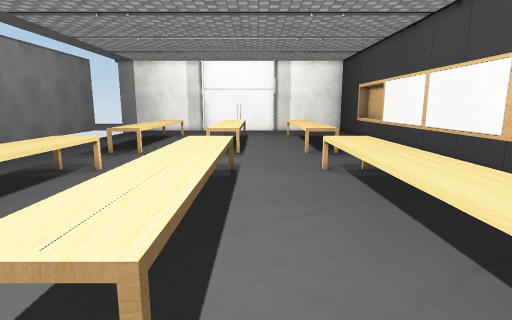
[1] (above)

19 first-person views from a walk through a 3-D level made in the Unity game engine. The camera is 1.4 m above the floor, tilts 10° down and sees 80° across. The floor is counted in squares, 0.5 m on a side. Each view is taken from the middle of a square. On the plan, view 1 faces up. The plan holds only what a view shows up to about 20 squares ahead; the rest is blank. The place goes on beyond the plan. Some animated figures are not drawn. Some surface patterns are stand-ins.

[2]
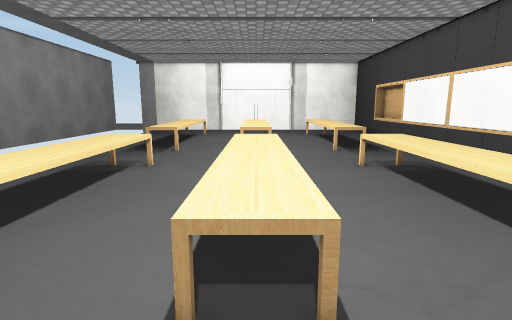

[3]
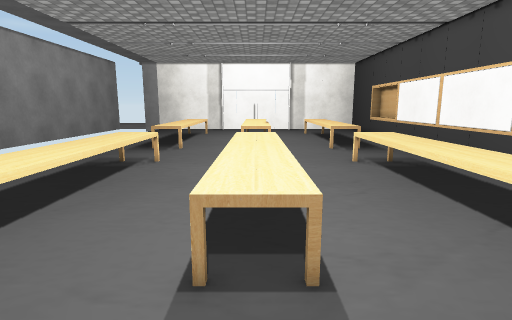

[4]
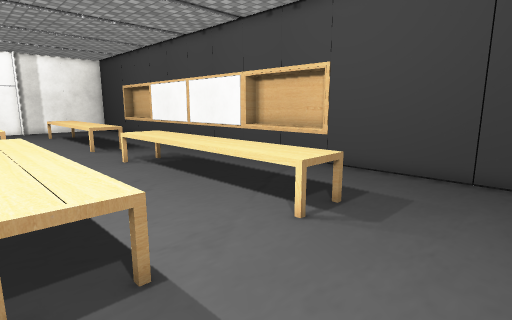

[5]
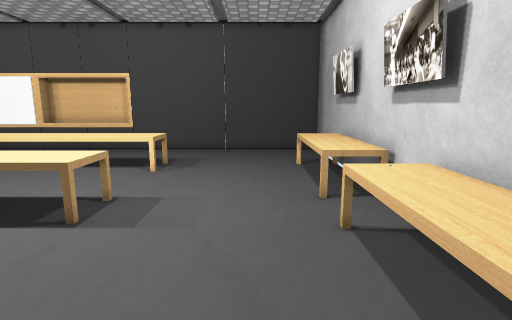

[6]
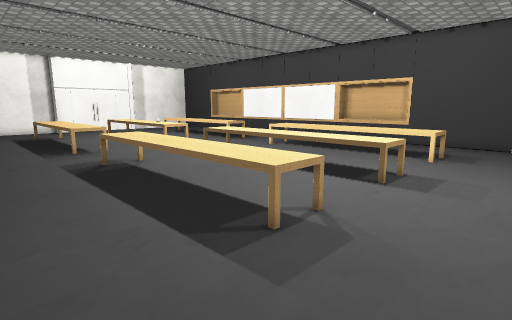

[7]
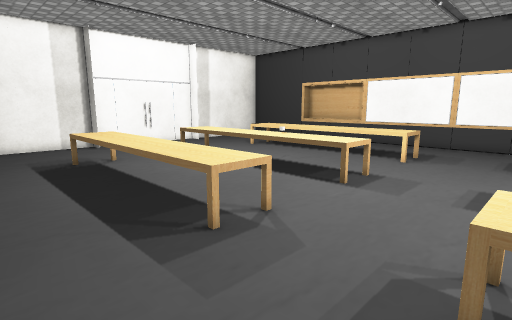

[8]
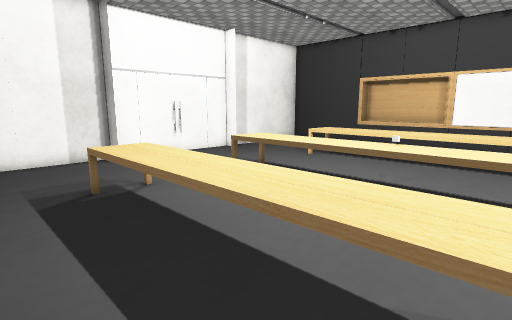

[9]
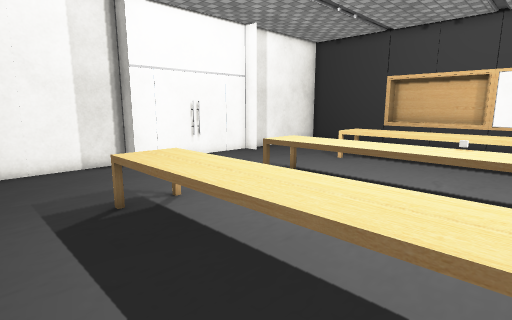

[10]
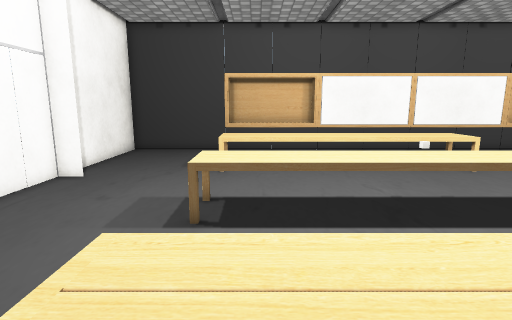

[11]
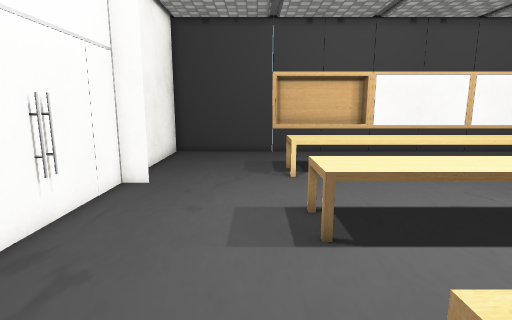

[12]
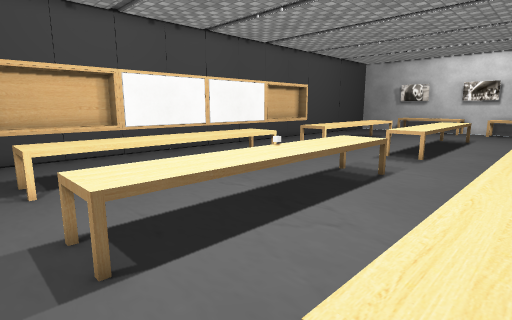

[13]
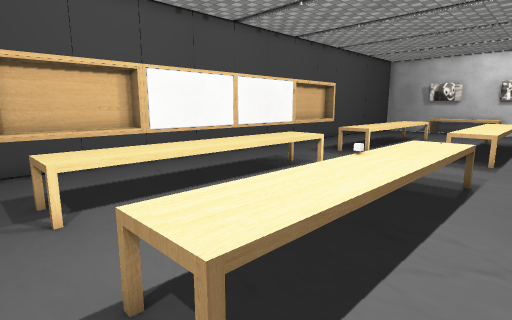

[14]
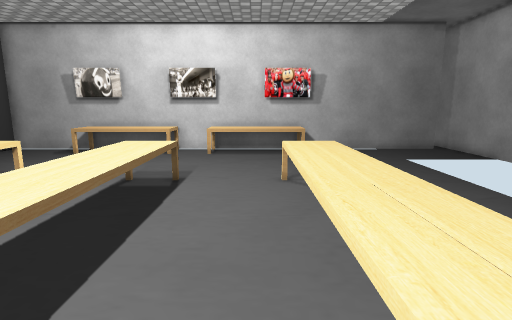

[15]
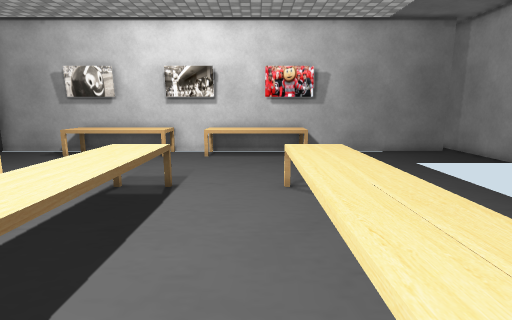

[16]
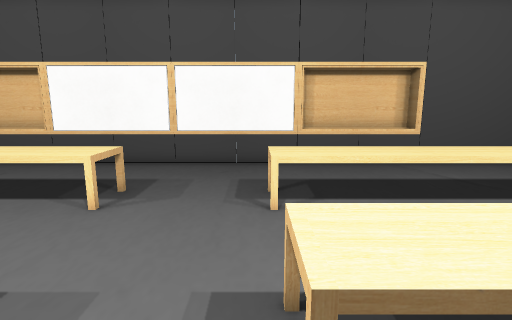

[17]
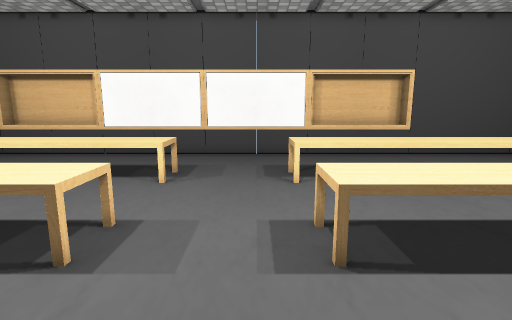

[18]
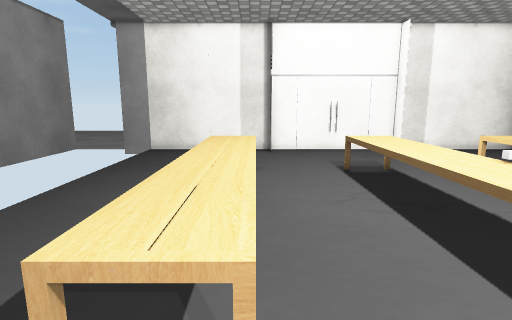

[19]
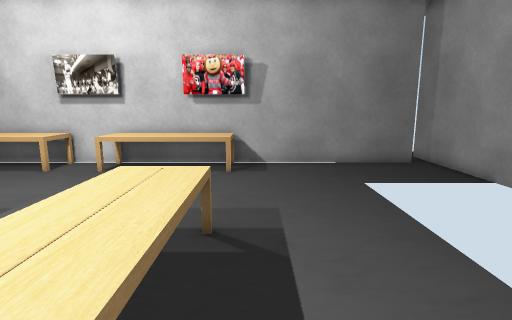

### Floor plan
Points are (right, up) in squares from view 1. A wall is a line through its corners. A room is listed if a view was taken in it or the views show most of it. See-through windows are left out.
Room 1 (views 1, 2, 3, 4, 5, 6, 7, 8, 9, 10, 11, 12, 13, 14, 15, 16, 17, 18, 19)
walls: (9.8, 6.2) (10.8, 6.2) (10.8, 11.7) (9.8, 11.7); (9.8, 24.2) (10.8, 24.2) (10.8, 29.7) (9.8, 29.7); (-6, 34.9) (-6, 36); (2, 34.9) (2, 36); (-1.8, 35.9) (-2.3, 35.7); (-3.5, -5.9) (-0.5, -5.9); (-3.6, -6.2) (-0.5, -6.2); (2.6, -5.9) (5.5, -5.9); (2.4, -6.2) (10.4, -6.2); (-9.5, -5.9) (-6.6, -5.9); (-18.9, -1.2) (-18.9, -7); (9.9, -6.1) (9.9, 36) (-15, 36); (-18, -6.2) (-6.5, -6.2)
low walls: (-3, 13.6) (-1, 13.6); (-0.9, 18.4) (-3.1, 18.4); (3, 13.6) (5, 13.6); (-6.9, 18.4) (-9, 18.4); (5, 18.4) (2.9, 18.4); (-0.9, 2.4) (-3, 2.4); (-6.9, 2.4) (-9, 2.4); (5.1, 2.4) (3, 2.4); (-3.1, 29.6) (-1, 29.6); (2.9, 29.6) (5, 29.6)
objects: other object (-9, -5); other object (-9, -4); other object (-9, 3) to (-7, 8); other object (-9, 9) to (-7, 13); other object (-9, 19) to (-7, 24); other object (-9, 25) to (-7, 29); other object (-8, -6) to (-4, -4); other object (-3, -5); other object (-3, -4); other object (-3, 3) to (-1, 8); other object (-3, 9) to (-1, 13); other object (-3, 19) to (-1, 24); other object (-3, 25) to (-1, 29); other object (-1, -5); other object (-1, -4); other object (0, -6) to (4, -4); other object (3, 3) to (5, 8); other object (3, 9) to (5, 13); other object (3, 19) to (5, 24); other object (3, 25) to (5, 29); other object (5, -5); other object (5, -4)

Where each view was taken, in squares from view 1:
view 1: 0 up, 0 right, facing up
view 2: 1 down, 2 left, facing up
view 3: 2 down, 2 left, facing up
view 4: 2 down, 3 left, facing up-right
view 5: 2 down, 10 left, facing right
view 6: 2 down, 14 left, facing up-right
view 7: 13 up, 13 left, facing up-right
view 8: 19 up, 12 left, facing up-right
view 9: 21 up, 12 left, facing up-right
view 10: 28 up, 10 left, facing right
view 11: 31 up, 9 left, facing right
view 12: 31 up, 8 left, facing down-right
view 13: 31 up, 5 left, facing down-right
view 14: 14 up, 6 left, facing down
view 15: 13 up, 6 left, facing down
view 16: 14 up, 5 left, facing right
view 17: 15 up, 8 left, facing right
view 18: 16 up, 7 left, facing up
view 19: 9 up, 10 left, facing down
